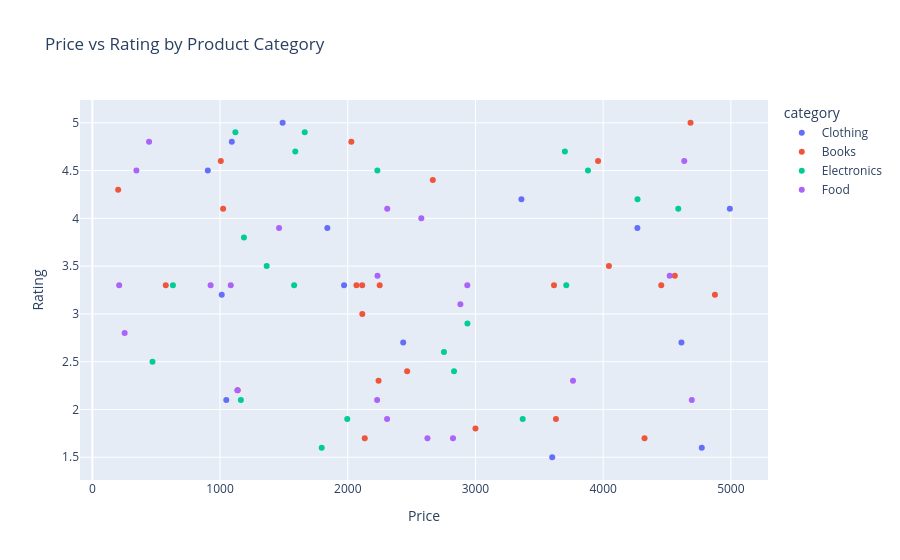

Notebook code cell kept with this figure:
### Markdown cell above
### P5: Interactive Scatter - Price vs Rating

Hovering reveals that higher-priced products are not rated better, so paying a premium does not translate into better customer satisfaction.

### Code cell
fig = px.scatter(
    cleaned_products_df,
    x='price',
    y='rating',
    color='category',
    hover_name='product_name',
    title="Price vs Rating by Product Category"
)
fig.update_layout(xaxis_title="Price", yaxis_title="Rating")
fig.show()

### Figure 1 — Plotly figure (JSON) as saved in the notebook; plotly's stock layout.template omitted (floating-point values rounded to 4 significant figures)
{"data": [{"hovertemplate": "<b>%{hovertext}</b><br><br>category=Clothing<br>price=%{x}<br>rating=%{y}<extra></extra>", "hovertext": ["Product_1", "Product_4", "Product_5", "Product_7", "Product_10", "Product_28", "Product_32", "Product_36", "Product_46", "Product_64", "Product_69", "Product_71", "Product_77", "Product_78"], "legendgroup": "Clothing", "marker": {"color": "#636efa", "symbol": "circle"}, "mode": "markers", "name": "Clothing", "orientation": "v", "showlegend": true, "type": "scatter", "x": [1013.0, 4772.0, 4613.0, 4992.0, 1971.0, 904.0, 2434.0, 4268.0, 3601.0, 1049.0, 1092.0, 3360.0, 1490.0, 1840.0], "xaxis": "x", "y": [3.2, 1.6, 2.7, 4.1, 3.3, 4.5, 2.7, 3.9, 1.5, 2.1, 4.8, 4.2, 5.0, 3.9], "yaxis": "y"}, {"hovertemplate": "<b>%{hovertext}</b><br><br>category=Books<br>price=%{x}<br>rating=%{y}<extra></extra>", "hovertext": ["Product_2", "Product_13", "Product_15", "Product_17", "Product_19", "Product_20", "Product_23", "Product_33", "Product_34", "Product_37", "Product_38", "Product_40", "Product_42", "Product_48", "Product_49", "Product_51", "Product_53", "Product_59", "Product_61", "Product_62", "Product_66", "Product_67", "Product_73", "Product_74"], "legendgroup": "Books", "marker": {"color": "#EF553B", "symbol": "circle"}, "mode": "markers", "name": "Books", "orientation": "v", "showlegend": true, "type": "scatter", "x": [4324.0, 4561.0, 3630.0, 4684.0, 3960.0, 2250.0, 575.0, 2241.0, 2028.0, 1138.0, 1006.0, 3615.0, 2068.0, 1024.0, 2465.0, 3000.0, 4045.0, 2113.0, 2114.0, 2666.0, 202.0, 4455.0, 4875.0, 2133.0], "xaxis": "x", "y": [1.7, 3.4, 1.9, 5.0, 4.6, 3.3, 3.3, 2.3, 4.8, 2.2, 4.6, 3.3, 3.3, 4.1, 2.4, 1.8, 3.5, 3.3, 3.0, 4.4, 4.3, 3.3, 3.2, 1.7], "yaxis": "y"}, {"hovertemplate": "<b>%{hovertext}</b><br><br>category=Electronics<br>price=%{x}<br>rating=%{y}<extra></extra>", "hovertext": ["Product_3", "Product_8", "Product_9", "Product_14", "Product_21", "Product_22", "Product_26", "Product_27", "Product_29", "Product_31", "Product_39", "Product_45", "Product_52", "Product_54", "Product_58", "Product_60", "Product_63", "Product_68", "Product_75", "Product_76", "Product_80"], "legendgroup": "Electronics", "marker": {"color": "#00cc96", "symbol": "circle"}, "mode": "markers", "name": "Electronics", "orientation": "v", "showlegend": true, "type": "scatter", "x": [2232.0, 471.0, 3711.0, 1120.0, 3700.0, 1365.0, 4588.0, 631.0, 2832.0, 1163.0, 1663.0, 1589.0, 2753.0, 1996.0, 3370.0, 1796.0, 2937.0, 4269.0, 1580.0, 3881.0, 1187.0], "xaxis": "x", "y": [4.5, 2.5, 3.3, 4.9, 4.7, 3.5, 4.1, 3.3, 2.4, 2.1, 4.9, 4.7, 2.6, 1.9, 1.9, 1.6, 2.9, 4.2, 3.3, 4.5, 3.8], "yaxis": "y"}, {"hovertemplate": "<b>%{hovertext}</b><br><br>category=Food<br>price=%{x}<br>rating=%{y}<extra></extra>", "hovertext": ["Product_6", "Product_11", "Product_12", "Product_16", "Product_18", "Product_24", "Product_25", "Product_30", "Product_35", "Product_41", "Product_43", "Product_44", "Product_47", "Product_50", "Product_55", "Product_56", "Product_57", "Product_65", "Product_70", "Product_72", "Product_79"], "legendgroup": "Food", "marker": {"color": "#ab63fa", "symbol": "circle"}, "mode": "markers", "name": "Food", "orientation": "v", "showlegend": true, "type": "scatter", "x": [444.0, 1462.0, 2624.0, 4635.0, 2824.0, 2233.0, 345.0, 4694.0, 2308.0, 210.0, 1084.0, 3764.0, 4521.0, 1136.0, 253.0, 926.0, 2936.0, 2309.0, 2230.0, 2576.0, 2882.0], "xaxis": "x", "y": [4.8, 3.9, 1.7, 4.6, 1.7, 3.4, 4.5, 2.1, 1.9, 3.3, 3.3, 2.3, 3.4, 2.2, 2.8, 3.3, 3.3, 4.1, 2.1, 4.0, 3.1], "yaxis": "y"}], "layout": {"legend": {"title": {"text": "category"}, "tracegroupgap": 0}, "title": {"text": "Price vs Rating by Product Category"}, "xaxis": {"anchor": "y", "domain": [0, 1], "title": {"text": "Price"}}, "yaxis": {"anchor": "x", "domain": [0, 1], "title": {"text": "Rating"}}}}
